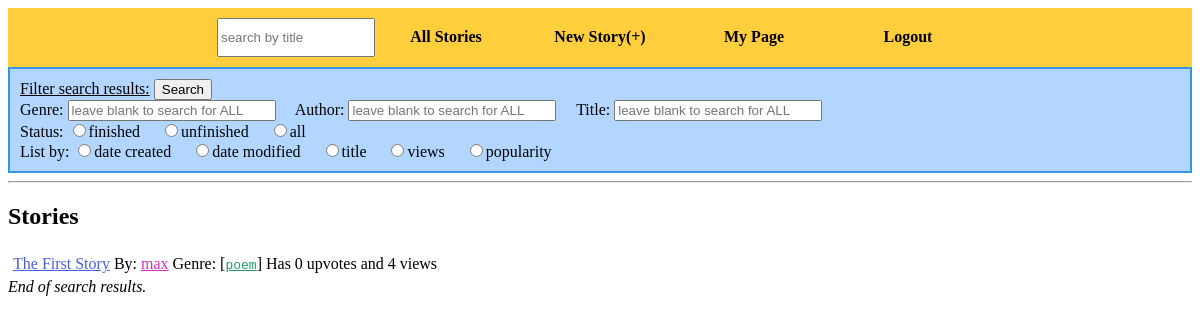
The page /search?genre=poem on the database its author committed.
### tables this page shows
CREATE TABLE stories (title TEXT, creator TEXT, id INTERGER PRIMARY KEY, genre TEXT, word_limit INTEGER, cooldown INTEGER, contributions INTEGER, finished BOOLEAN, likes INTEGER, views INTEGER);

### ourStory.py (the view)
@app.route('/search', methods = ['GET'])
def search_route():
    results = search.getAllStories()
    listUsers = False #jinja wont render this if you are not searching for author/user
    query = request.args.get("q", "")
    author = request.args.get("by", "")
    genre = request.args.get("genre", "")
    status = request.args.get("status", "")
    sortby = request.args.get("sort", "c")
    if query != "":
        results = search.filter_by_title(query, results)
    if genre != "":
        results = search.filter_by_genre(genre, results)
    if author != "":
        results = search.filter_by_author(author, results)
        listUsers = search.getUsers(author)
    if status != "":
        results = search.filter_by_status(status, results)
    results = search.sortby(sortby, results)
    return render_template("list.html", page_title="Search Results", listStories=results, listUsers=listUsers)

### util/search.py (called while the page is built)
def getAllStories():
    db = sqlite3.connect(db_name)
    c = db.cursor()
    list_of_tuples = c.execute("SELECT id, title, creator, genre, finished, likes, views, contributions FROM stories;").fetchall()
    list_of_stories = []
    for story in list_of_tuples:
        story = tuple_to_dictionary(story, ['id', 'title', 'author', 'genre', 'finished', 'popularity', 'views', 'contributions'])
        story["modified"] = c.execute("SELECT timestamp FROM story_0;").fetchall()[-1][0]
        list_of_stories.append(story)
    db.close()
    return list_of_stories

def tuple_to_dictionary(tuuple, list_of_keys):
    d = {} #the dictionary
    index = 0 #the column index
    while index < len(tuuple):
        d[ list_of_keys[index] ] = tuuple[index]
        index += 1
    return d

def filter_by_genre(genre, list_of_stories):
    results = []
    genre = genre.lower()
    for story in list_of_stories:
        storyGenre = story["genre"].replace('_', ' ')
        if storyGenre.find(genre) != -1 or genre.find(storyGenre) != -1:
            results.append(story)
    return results

def sortby(criteria, list_of_stories):
    if criteria == 'a':
        list_of_stories.sort(key = lambda story: story["title"])
    elif criteria == 'c':
        list_of_stories.sort(key = lambda story: story["id"])
    elif criteria == 'v':
        list_of_stories.sort(key = lambda story: story["views"])
    elif criteria == 'p':
        list_of_stories.sort(key = lambda story: story["popularity"])
    elif criteria == 'd':
        list_of_stories.sort(key = lambda story: story["modified"])
    return list_of_stories

### templates/list.html (shortened to what this page needs)
{% extends "base.html" %}
{% block body %}
<div class="form">
    <form method="GET" action="/search">
        <u>Filter search results:</u> <input type="submit" value="Search"> <br>
        Genre: <input type="text" name="genre" placeholder="leave blank to search for ALL">&nbsp;&nbsp;&nbsp;&nbsp;
        Author: <input type="text" name="by" placeholder="leave blank to search for ALL">&nbsp;&nbsp;&nbsp;&nbsp;
        Title: <input type="text" name="q" placeholder="leave blank to search for ALL"><br>
        Status: <input type="radio" name="status" value="finished">finished&nbsp;&nbsp;&nbsp;&nbsp; <input type="radio" name="status" value="unfinished">unfinished&nbsp;&nbsp;&nbsp;&nbsp; <input type="radio" name="status" value="all">all<br>
        List by: <input type="radio" name="sort" value="c">date created&nbsp;&nbsp;&nbsp;&nbsp; <input type="radio" name="sort" value="d">date modified&nbsp;&nbsp;&nbsp;&nbsp; <input type="radio" name="sort" value="a">title&nbsp;&nbsp;&nbsp;&nbsp; <input type="radio" name="sort" value="v">views&nbsp;&nbsp;&nbsp;&nbsp; <input type="radio" name="sort" value="p">popularity<br>
    </form>
</div>
<div id="results">
    <hr/>
    <h2>Stories</h2>
    <div id="stories" class="list">
    {% for story in listStories %}
        {% set id = story["id"] %}
        {% set who = story["author"] %}
        {% set genre = story["genre"] %}
        <div>
        <a class="storyLink" href="/story?id={{id}}">{{ story["title"] }}</a>
        By: <a class="userLink" href="/user?id={{who}}">{{ who }}</a>
        Genre: [<a class="genre" href="/search?genre={{genre}}">{{ genre }}</a>]
        Has {{ story["popularity"] }} upvotes and {{ story["views"] }} views
        </div>
    {% endfor %}
    <i>End of search results.</i>
    </div>
</div>
{% endblock %}

### static/storyStylesheet.css (style rules this page uses)
form { padding: none; margin: 0; }
div.form { border-color: #3696E3; border-style: solid; border-width: 2px; background-color: #B2D6FF; padding: 10px; }
div.form input[type=text] { width: 200px; }
a.storyLink { color: #495DDE; font-family: 'Georgia', serif; }
a.userLink { color: #CA32BA; }
.genre { font-family: monospace; color: #20996F; }
div.list div { padding: 5px; }

### rows shown on the page
stories: title "The First Story", listStories "max", listStories "poem"

### other values the page prints
{{ story["popularity"] }} "0"
{{ story["views"] }} "4"
